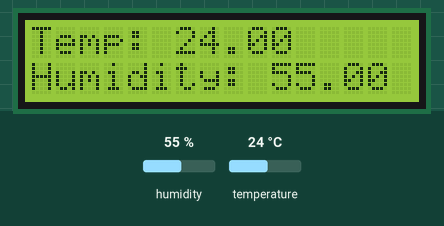
A sketch run on a simulated Arduino Uno, built with avr-gcc and run on an emulated ATmega328P. Shown: 16×2 character LCD. The test bench sets the inputs (shaded band); at power-on: humidity 55 %, temperature 24 °C.

Above: at 1.2 s.
1.3 s: humidity set to 22 %
At 3.1 s:
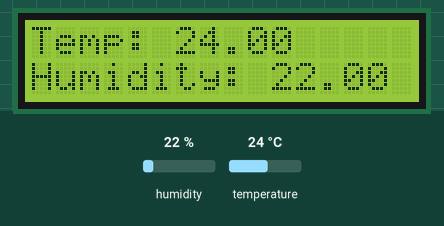
4.0 s: temperature set to 12 °C
At 4.5 s:
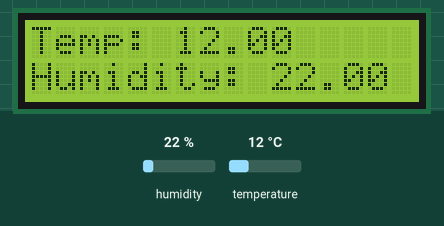
6.7 s: humidity set to 40 %
At 9.4 s:
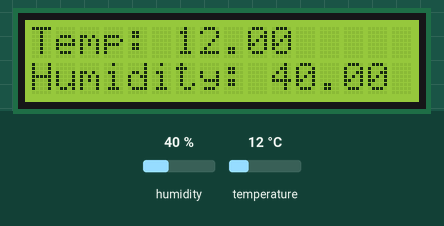
9.7 s: temperature set to 19 °C
At 10.9 s:
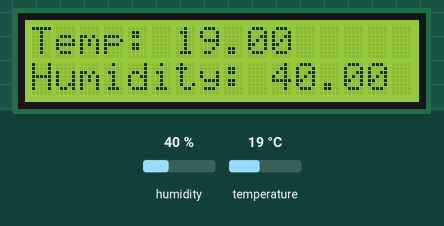
Timing chart, 0 to 12.7 s (numbered marks = the images above; inputs shaded):
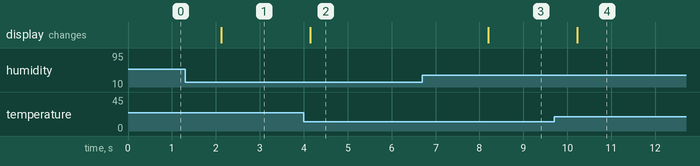

Measured:
- after the input at 1.3 s, the display: changes after 0.82 s (image 1)
- after the input at 4.0 s, the display: changes after 0.15 s (image 2)
- after the input at 6.7 s, the display: changes after 1.5 s (image 3)
- after the input at 9.7 s, the display: changes after 0.53 s (image 4)

The sketch:

lcd-display-project.ino
```cpp
#include <LiquidCrystal.h>
LiquidCrystal lcd(12, 11, 5, 4, 3, 2);

#include <DHT.h>
#define DHTPIN 8
#define DHTTYPE DHT11
DHT dht(DHTPIN, DHTTYPE);


void setup() {
  lcd.begin(16, 2);
  dht.begin();
}

void loop() {
  float temperature = dht.readTemperature();
  lcd.setCursor(0, 0);
  lcd.print("Temp: ");
  lcd.print(temperature);
  float humidity = dht.readHumidity();
  lcd.setCursor(0, 1);
  lcd.print("Humidity: ");
  lcd.print(humidity);

  delay(2000);
}
```
